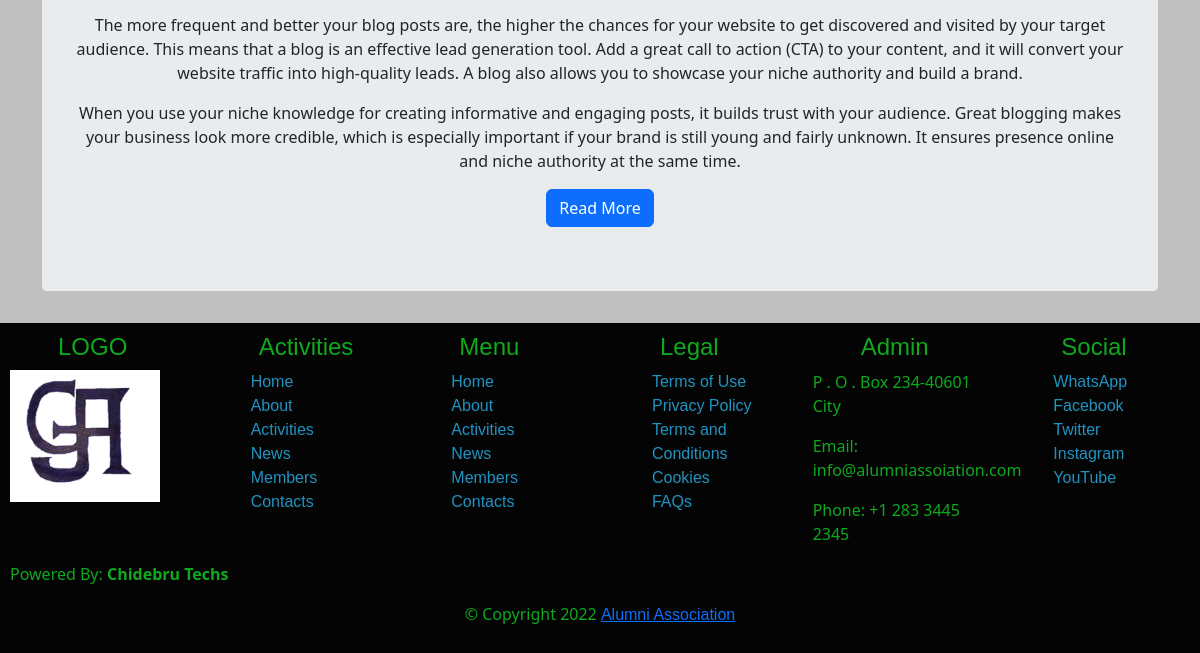
The app's page /blog_posts (signed in, lower part), older data.
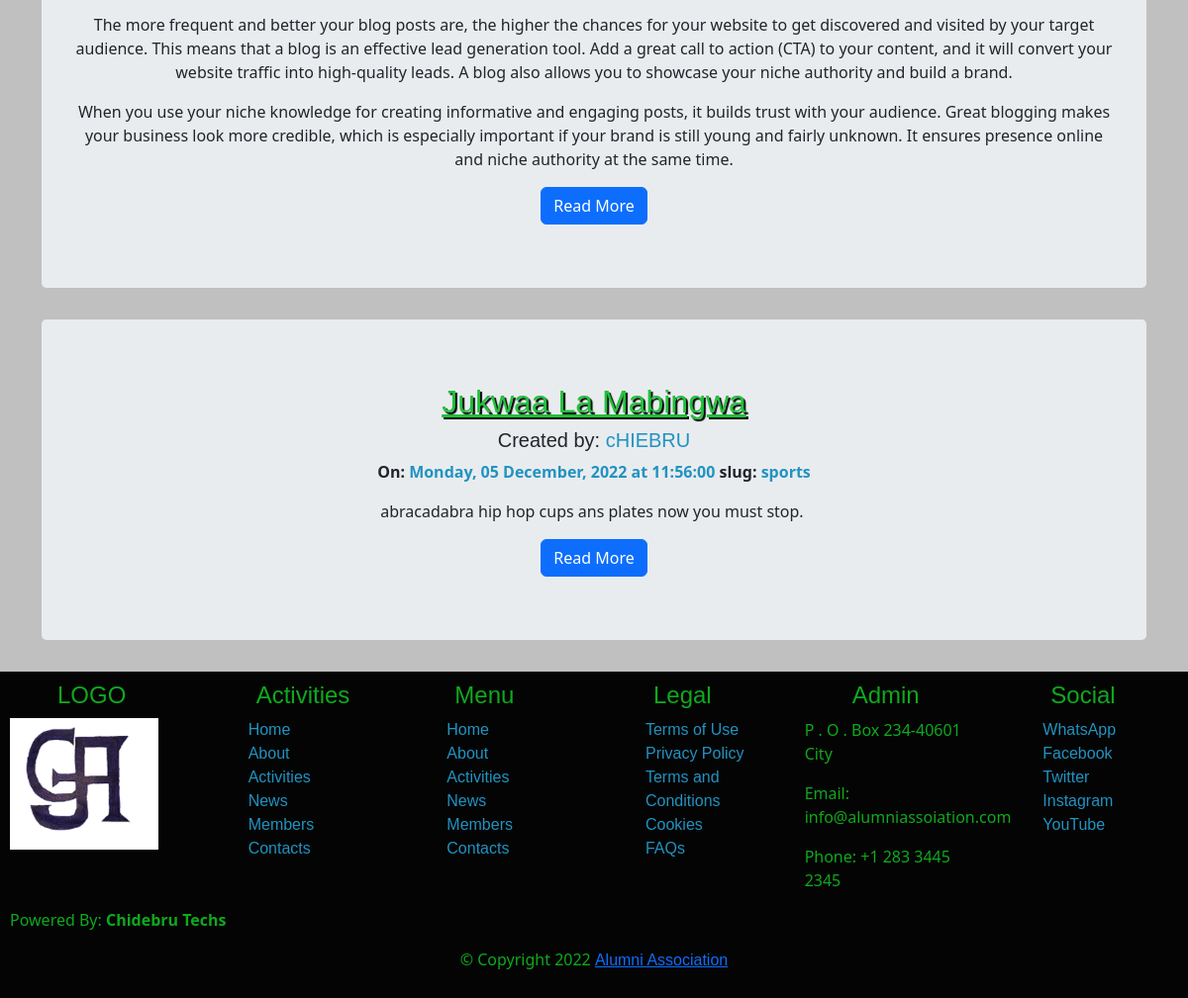
The same page, newer data.
### alumni/models.py (models this page shows, shortened)
class Blogs(db.Model):
    id = db.Column(db.Integer, primary_key=True)
    title = db.Column(db.String(80), nullable=False)
    content = db.Column(db.Text,  nullable=False)
    author = db.Column(db.String(80),  nullable=False)
    blog_date = db.Column(db.DateTime,  default=datetime.now)
    slug = db.Column(db.String(80),  nullable=False)

### alumni/views.py (the view)
@views.route('/blog_posts', methods=['GET', 'POST'])
@login_required
def blog_posts():
    blogs  = Blogs.query.order_by(Blogs.blog_date)
    return render_template('blog/blog-posts.html', user=current_user, blogs=blogs)

### alumni/views.py (called while the page is built)
@views.context_processor
def layout():
    form = SearchForm()
    return dict(form=form)

### alumni/templates/blog/blog-posts.html (shortened to what this page needs)
{% extends "layout.html" %}
{% block body %}
    <div class="container text-center blog">
        {% if  blogs %}
        {% for blog in blogs %}
        <div class="jumbotron">
            <h2>  <a style=" color: rgb(33, 193, 60);; text-shadow:  2px 2px 1px  rgb(7, 7, 7);" href="{{ url_for('views.post', id=blog.id) }} " > {{ blog.title | title }}</a> </h2>
            <h5>Created by: <span style="color: rgb(33, 147, 193);">{{ blog.author}}</span>  </h5>
            <p><strong> On: <span style="color: rgb(33, 147, 193);">{{ blog.blog_date.strftime("%A, %d %B, %Y at %X") }}</span>   slug: <span style="color: rgb(33, 147, 193);">{{ blog.slug}}</span> </strong></p>
            <p>{{ blog.content | safe }} </p>
            <a href="{{ url_for('views.post', id=blog.id) }} " class="btn btn-primary">Read More</a>
        </div>
        {% endfor%}
        {% else %}
        <div class="blogs">
            <h2  align="center">Blog Post is currently Empty</h2>
        </div>
    <hr>
    {% endif %}
</div>
{% include "_footer.html" %}
{% endblock %}

Row changes from the older to the newer data that the page shows:
added Blogs: title "Jukwaa La Mabingwa", author "cHIEBRU", blog_date "Monday, 05 December, 2022 at 11:56:00", slug "sports", content "abracadabra hip hop cups ans plates now you must stop."
